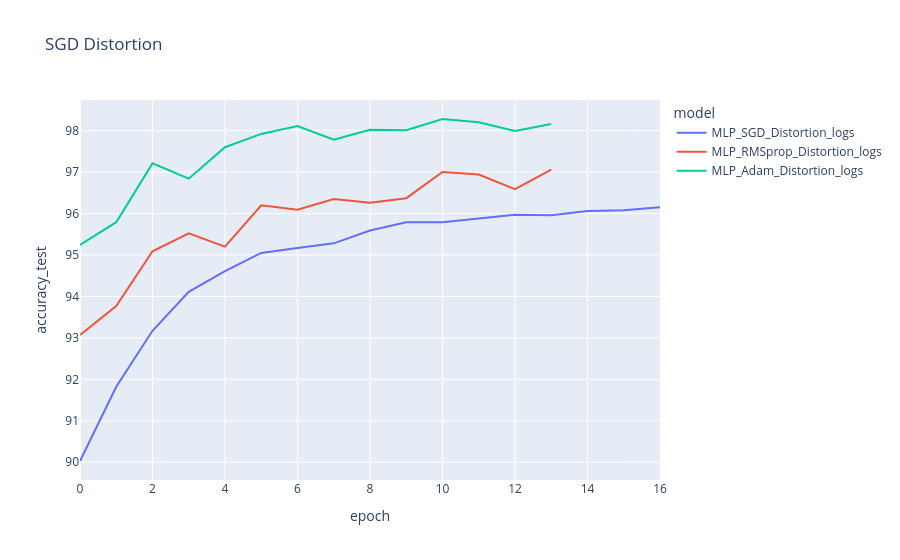

Notebook code cell kept with this figure:
### Code cell
# comparing optimzers for mlp

# all optimizers with distortion augmentation
frames = []
for name, table in mlp_data_col.items():
    if "Distortion" in name:
        frames.append(
            pd.DataFrame({
                'epoch': table['epoch'],
                'accuracy_test': table['accuracy_test'],
                'model': name
            })
        )

fig = px.line(pd.concat(frames), x="epoch", y="accuracy_test", color="model", title="SGD Distortion")
fig.show()

### Figure 1 — Plotly figure (JSON) as saved in the notebook; plotly's stock layout.template omitted (floating-point values rounded to 4 significant figures)
{"data": [{"hovertemplate": "model=MLP_SGD_Distortion_logs<br>epoch=%{x}<br>accuracy_test=%{y}<extra></extra>", "legendgroup": "MLP_SGD_Distortion_logs", "line": {"color": "#636efa", "dash": "solid"}, "marker": {"symbol": "circle"}, "mode": "lines", "name": "MLP_SGD_Distortion_logs", "orientation": "v", "showlegend": true, "type": "scatter", "x": [0, 1, 2, 3, 4, 5, 6, 7, 8, 9, 10, 11, 12, 13, 14, 15, 16], "xaxis": "x", "y": [90.03, 91.82, 93.17, 94.11, 94.61, 95.05, 95.17, 95.28, 95.59, 95.79, 95.79, 95.88, 95.97, 95.96, 96.06, 96.08, 96.15], "yaxis": "y"}, {"hovertemplate": "model=MLP_RMSprop_Distortion_logs<br>epoch=%{x}<br>accuracy_test=%{y}<extra></extra>", "legendgroup": "MLP_RMSprop_Distortion_logs", "line": {"color": "#EF553B", "dash": "solid"}, "marker": {"symbol": "circle"}, "mode": "lines", "name": "MLP_RMSprop_Distortion_logs", "orientation": "v", "showlegend": true, "type": "scatter", "x": [0, 1, 2, 3, 4, 5, 6, 7, 8, 9, 10, 11, 12, 13], "xaxis": "x", "y": [93.07, 93.77, 95.09, 95.52, 95.2, 96.2, 96.09, 96.35, 96.26, 96.37, 97.0, 96.94, 96.59, 97.06], "yaxis": "y"}, {"hovertemplate": "model=MLP_Adam_Distortion_logs<br>epoch=%{x}<br>accuracy_test=%{y}<extra></extra>", "legendgroup": "MLP_Adam_Distortion_logs", "line": {"color": "#00cc96", "dash": "solid"}, "marker": {"symbol": "circle"}, "mode": "lines", "name": "MLP_Adam_Distortion_logs", "orientation": "v", "showlegend": true, "type": "scatter", "x": [0, 1, 2, 3, 4, 5, 6, 7, 8, 9, 10, 11, 12, 13], "xaxis": "x", "y": [95.24, 95.79, 97.21, 96.84, 97.6, 97.92, 98.11, 97.78, 98.02, 98.01, 98.28, 98.2, 97.99, 98.16], "yaxis": "y"}], "layout": {"legend": {"title": {"text": "model"}, "tracegroupgap": 0}, "title": {"text": "SGD Distortion"}, "xaxis": {"anchor": "y", "domain": [0, 1], "title": {"text": "epoch"}}, "yaxis": {"anchor": "x", "domain": [0, 1], "title": {"text": "accuracy_test"}}}}
